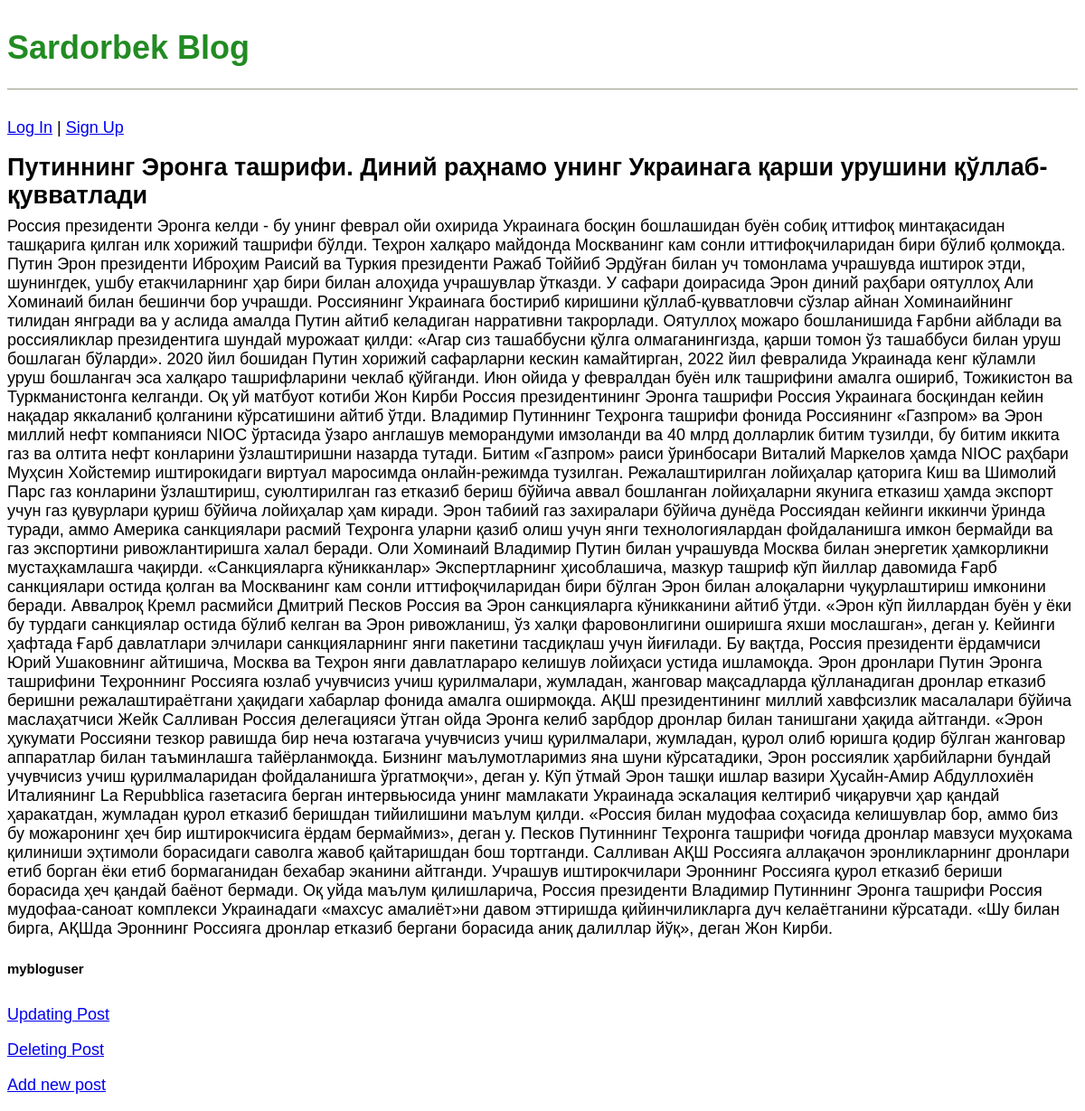
The app's page /post/2/ with its own data.
### MyBlogSiteApp/models.py (models this page shows, shortened)
class Post(models.Model):
    title = models.CharField(max_length=256)
    body = models.TextField()
    author = models.ForeignKey(
        'auth.User',
        on_delete=models.CASCADE
    )

### MyBlogSiteApp/views.py (the view)
# urls.py: path('post/<int:pk>/', BlogDetailView.as_view(), name='full'),
class BlogDetailView(DetailView):
    model = Post
    template_name = 'full.html'

### templates/full.html
{% extends 'base.html' %}
{% block content %}
    <div class="post-entry">
        <h2>{{post.title}}</h2>
        <p>{{post.body}}</p>
        <h5>{{post.author}}</h5>
    </div>
<p><a href="{% url 'update' post.pk %}"> Updating Post</a></p>
<p><a href="{% url 'delete' post.pk %}"> Deleting Post</a></p>
{% endblock content %}

### static/css/base.css (style rules this page uses)
body { font-family: 'Noto Sans JP', sans-serif; font-size: 18px; }
.post-entry { margin-bottom: 2rem; }
.post-entry h2 { margin: 0.5rem 0; }
.post-entry p { margin: 0; font-weight: 400; }

### records on screen
Post: title "Путиннинг Эронга ташрифи. Диний раҳнамо унинг Украинага қарши урушини қўллаб-қувватлади", body "Россия президенти Эронга келди - бу унинг феврал ойи охирида Украинага босқин бошлашидан буён собиқ иттифоқ минтақасидан ташқарига қилган илк хорижий ташрифи бўлди. Теҳрон халқаро майдонда Москванинг кам сонли иттифоқчиларидан бири бўлиб қолмоқда. Путин Эрон президенти Иброҳим Раисий ва Туркия президенти Ражаб Тоййиб Эрдўған билан уч томонлама учрашувда иштирок этди, шунингдек, ушбу етакчиларнинг ҳар бири билан алоҳида учрашувлар ўтказди. У сафари доирасида Эрон диний раҳбари оятуллоҳ Али Хоминаий билан бешинчи бор учрашди. Россиянинг Украинага бостириб киришини қўллаб-қувватловчи сўзлар айнан Хоминаийнинг тилидан янгради ва у аслида амалда Путин айтиб келадиган нарративни такрорлади.…", author "mybloguser"
